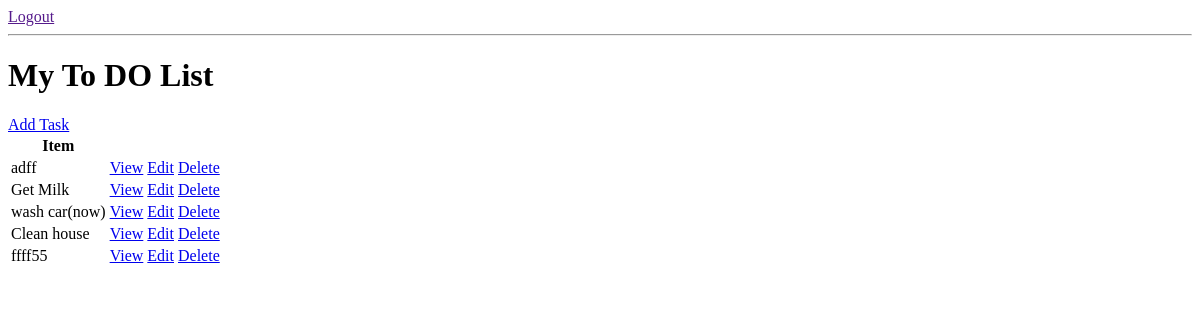
The app's page /, older data.
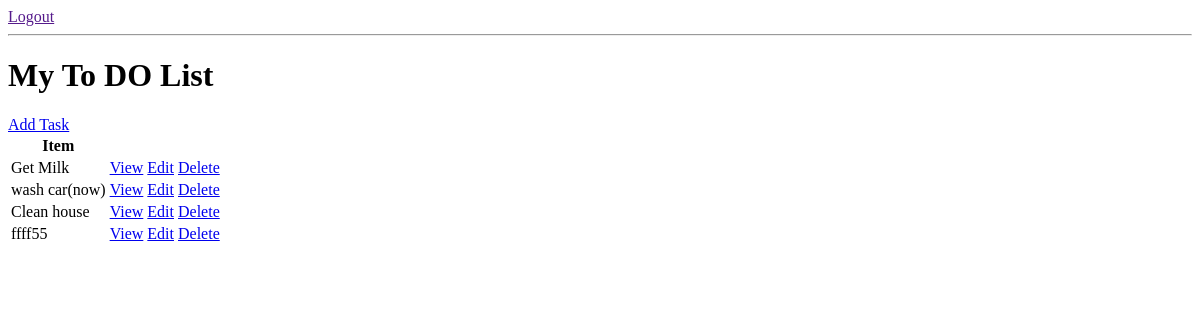
The same page, newer data.
### base/models.py (models this page shows, shortened)
class Task(models.Model):
    user = models.ForeignKey(User, on_delete=models.CASCADE, null=True, blank=True)
    title = models.CharField(max_length=200)
    description = models.TextField(null=True, blank=True)
    complete = models.BooleanField(default=False)
    created = models.DateTimeField(auto_now_add=True)
    class Meta:
        ordering = ['complete']

### base/views.py (the view)
class TaskList(ListView):
    model = Task
    context_object_name = 'tasks'

### base/templates/base/task_list.html
{% if request.user.is_authenticated %}
    <p>{{request.user}}</p>
    <a href=''>Logout</a>
{% else %}
    <a href=''>Logout</a>
{% endif %}
<hr>
<h1>My To DO List </h1>
<a href="{% url 'task-create' %}">Add Task</a>
<table>
    <tr>
        <th>Item</th>
        <th></th>
        <th></th>
    </tr>
    {% for task in tasks %}
    <tr>
        <td>{{task.title}}</td>
        <td><a href="{% url 'task' task.id %}">View</a></td>
        <td><a href="{% url 'task-update' task.id %}">Edit</a></td>
        <td><a href="{% url 'task-delete' task.id %} ">Delete</a></td>
    </tr>
    {% empty %}
    <h3>No items in list</h3>
    {% endfor %}
</table>

Row changes from the older to the newer data that the page shows:
removed Task: title "adff"
